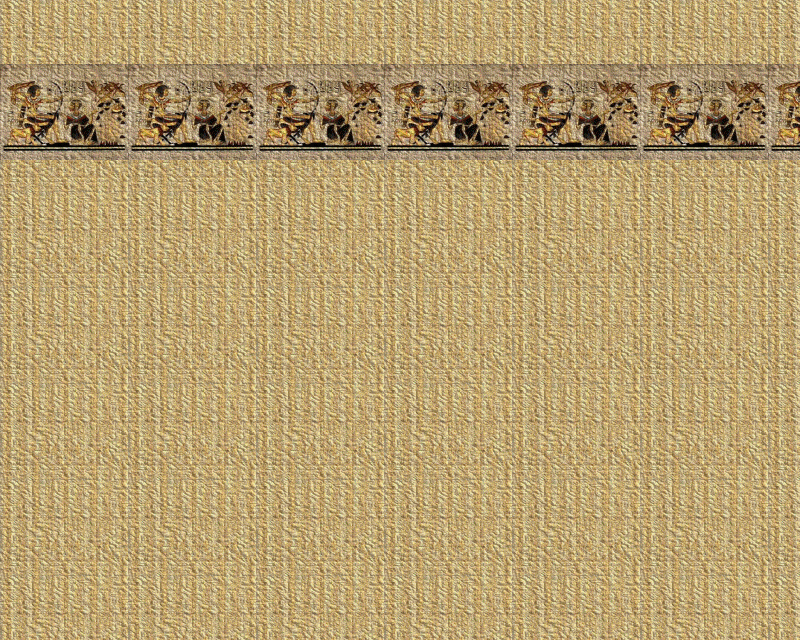

Below is a game level as drawn by its tile map, then a one-line description and the .tmx that defines it (tile-layer data replaced by summaries):
An orthogonal 25x20 tile map with 32x32 px tiles, 2 tile layers (bg, deco).

<map version="1.0" orientation="orthogonal" width="25" height="20" tilewidth="32" tileheight="32">
 <tileset firstgid="1" name="egypt_tilset" tilewidth="32" tileheight="32">
  <image source="egypt_tilset.png" width="256" height="2080" />
 </tileset>
 <layer name="bg" width="25" height="20">
  <data>[500 cells, 500 non-empty, 12 distinct tile ids]</data>
 </layer>
 <layer name="deco" width="25" height="20">
  <data>[500 cells, 75 non-empty, 12 distinct tile ids]</data>
 </layer>
</map>
